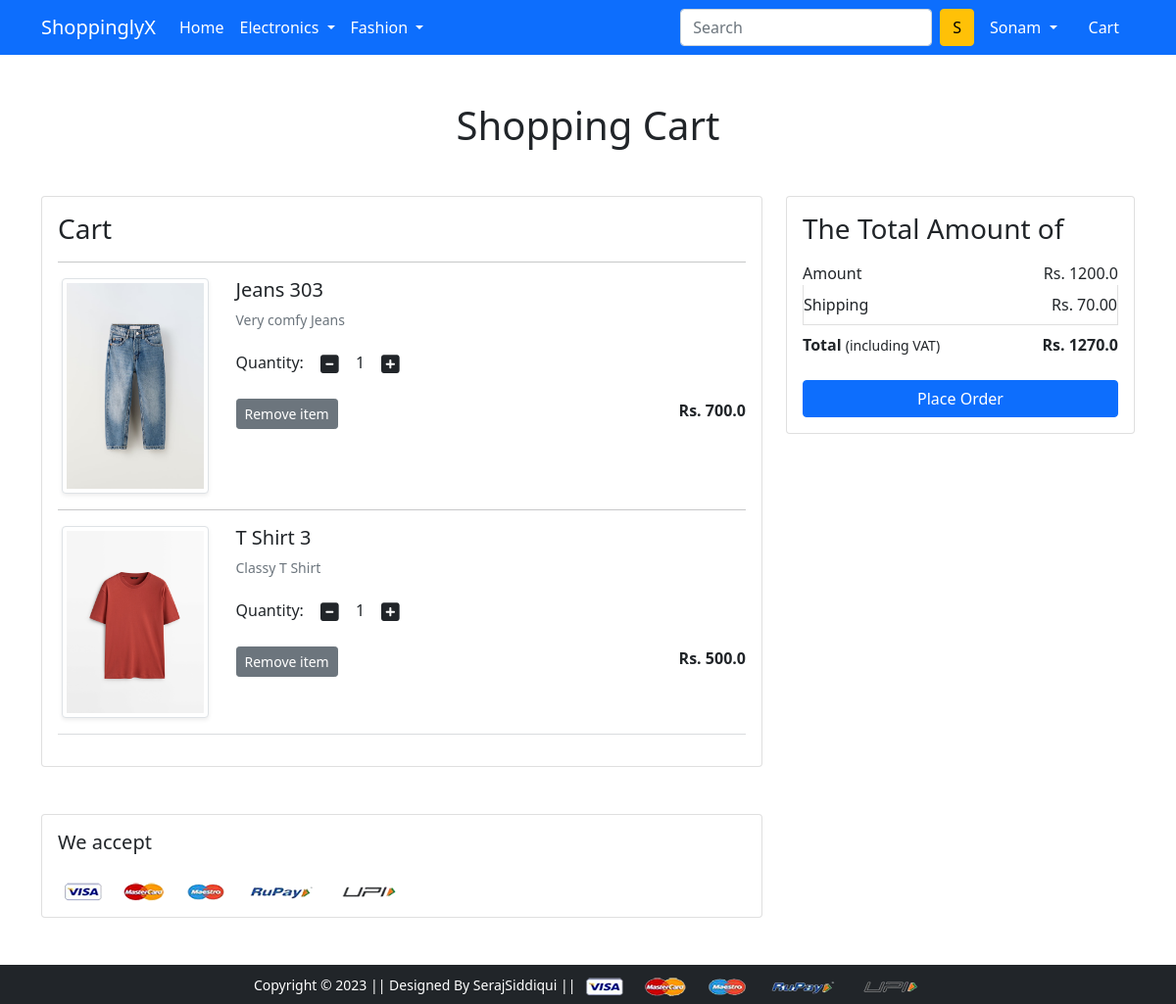
The app's page /cart/ (signed in) with its own data.
### app/models.py (models this page shows, shortened)
class Cart(models.Model):
    user = models.ForeignKey(User, on_delete=models.CASCADE)
    product = models.ForeignKey(Product, on_delete=models.CASCADE)
    quantity = models.PositiveIntegerField(default=1)

class Product(models.Model):
    title = models.CharField(max_length=100)
    selling_price = models.FloatField()
    discounted_price = models.FloatField()
    description = models.TextField()
    brand = models.CharField(max_length=100)
    category = models.CharField(choices=CATEGORY_CHOICES, max_length=2)
    product_image = models.ImageField(upload_to='productImg')

### app/views.py (the view)
# urls.py: path('cart/', views.show_cart, name='showcart'),
@login_required
def show_cart(request):
 if request.user.is_authenticated:
  user = request.user
  cart = Cart.objects.filter(user=user)
  amount = 0.0
  shipping_amount = 70
  total_amount = 0.0
  cart_product = [p for p in Cart.objects.all() if p.user == user]
  if cart_product:
   for p in cart_product:
    tempamount = (p.quantity * p.product.discounted_price)
    amount += tempamount
    totalamount = amount + shipping_amount
   return render(request, 'app/addtocart.html',{'carts':cart, 'totalamount':totalamount, 'amount':amount})
  else:
   return render(request, 'app/emptycart.html')

### app/templates/app/addtocart.html (shortened to what this page needs)
{% extends 'app/base.html' %}
{% load static %}
{% block main-content %}
<div class="container my-5">
 <div class="row">
  <h1 class="text-center mb-5">Shopping Cart</h1>
  <div class="col-sm-8">
  <div class="card">
   <div class="card-body">
    <h3>Cart</h3>
    {% for cart in carts %}
    <hr>
    <div class="row">
     <div class="col-sm-3 text-center align-self-center"><img src="{{cart.product.product_image.url}}" alt="" srcset=""
      class="img-fluid img-thumbnail shadow-sm" height="150" width="150"> </div>
     <div class="col-sm-9">
      <div>
       <h5>{{cart.product.title}}</h5>
       <p class="mb-2 text-muted small">{{cart.product.description}}</p>
       <div class="my-3">
        <label for="quantity">Quantity:</label>
        <a class="minus-cart btn" pid="{{cart.product.id}}"><i class="fas fa-minus-square fa-lg"></i></a>
          <span id="quantity">{{cart.quantity}}</span>
        <a class="plus-cart btn" pid="{{cart.product.id}}"><i class="fas fa-plus-square fa-lg"></i></a>
       </div>
       <div class="d-flex justify-content-between">
        <a href="#" class="btn btn-sm btn-secondary mr-3 remove-cart" pid="{{cart.product.id}}">Remove item </a>
        <p class="mb-0"><span><strong>Rs. {{cart.product.discounted_price}}</strong></span></p>
       </div>
      </div>
     </div>
    </div>
    {% endfor %}
    <hr class="text-muted">
   </div>
   </div>
  </div>
  <div class="col-sm-4">
   <div class="card">
    <div class="card-body">
      <h3>The Total Amount of</h3>
      <ul class="list-group">
       <li class="list-group-item d-flex justify-content-between align-items-center border-0 px-0 pb-0">
        Amount<span>Rs. <span id="amount">{{amount}}</span> </span></li>
       <li class="list-group-item d-flex justify-content-between align-items-center px-0">Shipping<span>Rs. 70.00</span></li>
       <li class="list-group-item d-flex justify-content-between align-items-center border-0 px-0 mb-3">
        <div>
           <strong>Total</strong> <small>(including VAT)</small>
         </div>
         <span><strong>Rs. <strong id="totalamount">{{totalamount}}</strong> </strong></span>
       </li>
      </ul>
      <div class="d-grid"><a href="{% url 'checkout' %}" class="btn btn-primary">Place Order</a></div>
    </div>
   </div>
  </div>
 </div>
</div>
<div class="container">
 <div class="row">
  <div class="col-sm-8">
   <div class="card">
    <div class="card-body">
      <h5 class="mb-4">We accept</h5>
      <img src="{% static 'app/images/payment.png' %}" alt="" class="img-fluid">
    </div>
  </div>
  </div>
 </div>
</div>
{% endblock main-content %}

### app/templates/app/base.html (shortened to what this page needs)
<!doctype html>
{% load static %}
<html lang="en">
  <head>
    <link href="https://cdn.jsdelivr.net/npm/bootstrap@5.0.0-beta1/dist/css/bootstrap.min.css" rel="stylesheet">
    <link rel="stylesheet" href="{% static 'app/css/owl.carousel.min.css' %}">
    <link rel="stylesheet" href="{% static 'app/css/all.min.css' %}">
    <link rel="stylesheet" href="{% static 'app/css/style.css' %}">
  </head>
  <body>
    <nav class="navbar navbar-expand-lg navbar-dark bg-primary">
     <div class="container">
       <a class="navbar-brand" href="/">ShoppinglyX</a>
       <div class="collapse navbar-collapse" id="navbarSupportedContent">
         <ul class="navbar-nav me-auto mb-2 mb-lg-0">
           <li class="nav-item">
             <a class="nav-link active" aria-current="page" href="/">Home</a>
           </li>
           <li class="nav-item dropdown">
             <a class="nav-link dropdown-toggle text-white" href="#" id="electronicsDropdown" role="button" data-bs-toggle="dropdown" aria-expanded="false">
               Electronics
             </a>
           </li>
           <li class="nav-item dropdown">
             <a class="nav-link dropdown-toggle text-white" href="#" id="fashionDropdown" role="button" data-bs-toggle="dropdown" aria-expanded="false">
               Fashion
             </a>
           </li>
         </ul>
         <form class="d-flex">
           <input class="form-control me-2" type="search" placeholder="Search" aria-label="Search">
           <button class="btn btn-warning" type="submit">S</button>
         </form>
         <div>
          <ul class="navbar-nav me-auto mb-2 mb-lg-0">
            {% if request.user.is_authenticated %}
           <li class="nav-item dropdown mx-2">
              <a class="nav-link dropdown-toggle text-white" href="#" id="profileDropdown" role="button" data-bs-toggle="dropdown" aria-expanded="false">
                {{request.user.username|capfirst}}
              </a>
            </li>
            <li class="nav-item mx-2">
             <a href="{% url 'showcart' %}" class="nav-link text-white"> Cart </a>
            </li>
            {% endif %}
          </ul>
         </div>
       </div>
     </div>
    </nav>
    {% block main-content %} {% endblock main-content %}
    <footer class="container-fluid bg-dark text-center p-2 mt-5">
        <small class="text-white">Copyright &copy; 2023 || Designed By SerajSiddiqui || </small>
        <img src="{% static 'app/images/payment.png' %}" alt="" srcset="" class="img-fluid" height="2px">
    </footer>
  </body>
</html>

### records on screen
Cart: product.product_image (picture), product "Jeans 303", product.description "Very comfy Jeans", quantity "1", product.discounted_price "700.0"
Cart: product.product_image (picture), product "T Shirt 3", product.description "Classy T Shirt", quantity "1", product.discounted_price "500.0"

### other values on screen
{{ request.user.username|capfirst }} "Sonam"
{{ amount }} "1200.0"
{{ totalamount }} "1270.0"
